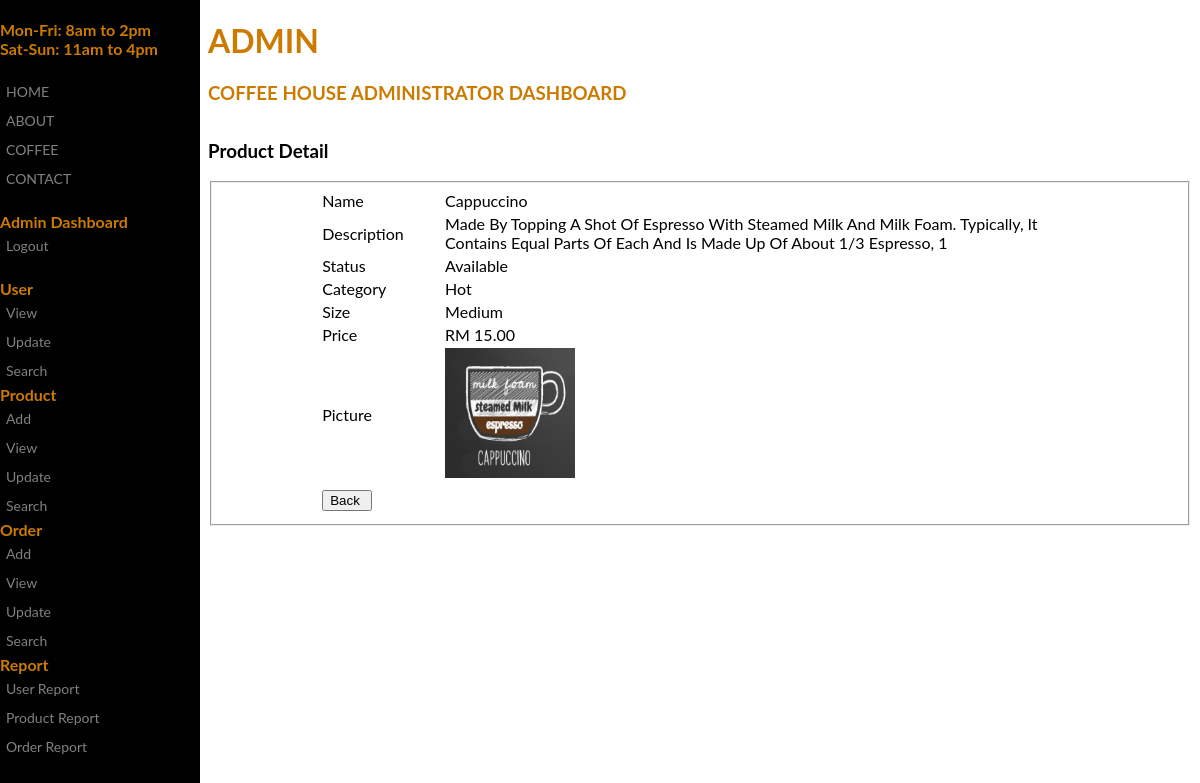
Page /admin/detail_product.php?id=3 (signed in) on the committed database.
### tables this page shows
CREATE TABLE `product` (
  `product_id` int(4) NOT NULL,
  `product_name` varchar(20) NOT NULL,
  `product_description` varchar(500) NOT NULL,
  `product_status` varchar(20) NOT NULL,
  `product_category` varchar(50) NOT NULL,
  `product_size` varchar(10) NOT NULL,
  `product_price` decimal(10,2) NOT NULL,
  `picture` varchar(100) NOT NULL
);

### admin/detail_product.php (the view, shortened to what this page needs)
<?php
include('../include/dbconn.php');
$user = $_SESSION['username'];
$id = $_GET['id'];
?>
<!DOCTYPE html>
<html>
<head>
</head>
<body>
<div class="sidenav">
<b>
 Mon-Fri: 8am to 2pm <br>
 Sat-Sun: 11am to 4pm
</b><br><br>
  <a href="../index.html">HOME</a>
  <a href="#">ABOUT</a>
  <a href="#">COFFEE</a>
  <a href="#">CONTACT</a>
  <br>
  <b> Admin Dashboard</b>
  <a href="../login/logout.php">Logout</a>
  <br>
  <b>User</b>
  <a href="view_user.php">View</a>
  <a href="update_view_user.php">Update</a>
  <a href="search_user.php">Search</a>
  <b>Product</b>
  <a href="add_product.php">Add</a>
  <a href="view_product.php">View</a>
  <a href="update_view_product.php">Update</a>
  <a href="search_product.php">Search</a>
  <b>Order</b>
  <a href="add_order.php">Add</a>
  <a href="view_order.php">View</a>
  <a href="update_view_order.php">Update</a>
  <a href="search_order.php">Search</a>
  <b>Report</b>
  <a href="#">User Report</a>
  <a href="#">Product Report</a>
  <a href="#">Order Report</a>
</div>
<div class="main">
  <div class="greatinguser">
	<h1><?php echo $user; ?></h1>
	<h3>Coffee House Administrator Dashboard</h3>
  </div>
</div>
<div class="container">
<h3>Product Detail </h3>
<?php
	$query = "SELECT * FROM product WHERE product_id='$id'";
	$result = mysqli_query($dbconn, $query) or die ("Error: " . mysqli_error($dbconn));
	$row = mysqli_fetch_array($result);
?>
<fieldset>
<form name="edit_user" method="post" action="db_update_user.php" enctype="multipart/form-data">
    <table width="80%" border="0" align="center">
      <tr>
        <td width="16%">Name</td>
        <td width="84%"><?php echo ucwords (strtolower($row['product_name'])); ?></td>
      </tr>
      <tr>
        <td width="16%">Description</td>
        <td><?php echo ucwords (strtolower($row['product_description'])); ?></td>
      </tr>
	  <tr>
        <td width="16%">Status</td>
        <td>
			<?php
					if ($row['product_status']==1)
						echo "Available";
					else
						echo "Not Available";
			?>
		</td>
      </tr>
	  <tr>
        <td width="16%">Category</td>
        <td>
			<?php
					if ($row['product_category']==1)
						echo "Hot";
					else
						echo "Cold";
			?>
		</td>
      </tr>
      <tr>
        <td width="16%">Size</td>
        <td>
			<?php
					if ($row['product_size']==1)
						echo "Large";
					else
						echo "Medium";
			?>
		</td>
      </tr>
      <tr>
        <td width="16%">Price</td>
        <td>RM <?php echo $row['product_price']; ?></td>
      </tr>
      <tr>
      	<td>Picture</td>
        <td>
          <img src="../images/<?php echo $row['picture'];?>" width="130" height="130">
	    </td>
      </tr>
      <tr>
        <td colspan="2"><input type="hidden" name="user" value=" <?php echo $user; ?> " />
        <input type="hidden" name="pic" value="<?php echo $row['picture'];?>" /></td>
      </tr>
      <tr>
        <td colspan="2"><input type="button" name="cancel" value="Back " onclick="location.href='view_product.php'" /></td>
      </tr>
    </table>
</form>
</fieldset>
</div>
</body>
</html>

### admin/detail_product.php (style rules this page uses)
body { font-family: "Lato", sans-serif; color: #cc7a00; background-image:url(''); background-repeat: no-repeat; background-attachment: fixed; background-size: cover; background-color: #ffffff; }
div { max-width: 1100px; height: 100px; }
.sidenav { height: 100%; width: 200px; position: fixed; z-index: 1; top: 0; left: 0; background-color: #000000; overflow-x: hidden; padding-top: 20px; }
.sidenav a { padding: 6px 6px 6px 6px; text-decoration: none; font-size: 14px; color: #818181; display: block; }
.greatinguser { text-transform: uppercase; }
.main { margin-left: 200px; }
.container { font-family: "Lato", sans-serif; color: #000000; margin-left: 200px; }

### rows in the picture
product: product_name "Cappuccino", product_description "Made By Topping A Shot Of Espresso With Steamed Milk And Milk Foam. Typically, It Contains Equal Parts Of Each And Is Made Up Of About 1/3 Espresso, 1", product_price "15.00", picture (picture)

### other values in the picture
$user "ADMIN"
